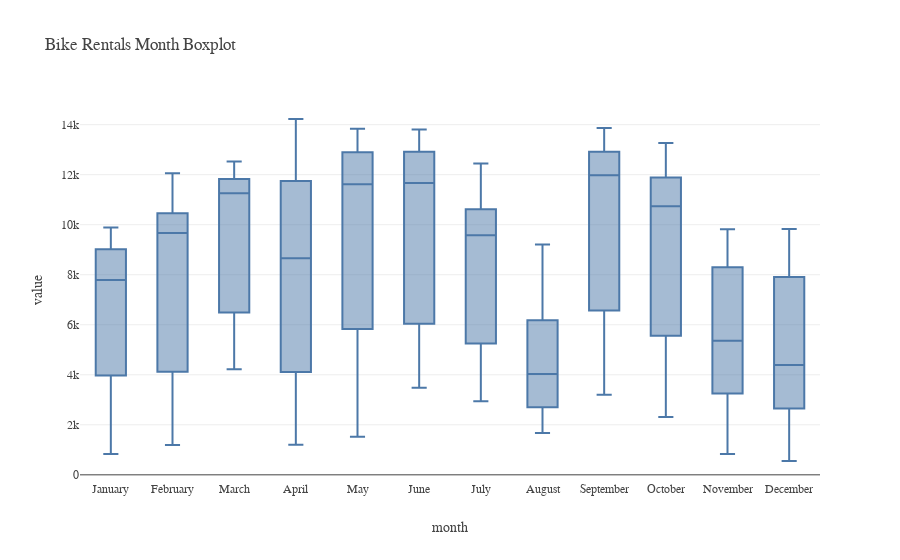

The notebook cell this image was saved under:
### Markdown cell above
## Seasonality Boxplots

### Code cell
month_boxplot = ts.subunits_boxplot(daily_outflow["count"], y = "count", time_subunit = "month")

month_boxplot

### Figure 1 — Plotly figure (JSON) as saved in the notebook; plotly's stock layout.template omitted (floating-point values rounded to 4 significant figures; data arrays with more than 128 entries replaced by an {"elided": "..."} marker saying what was removed)
{"data": [{"alignmentgroup": "True", "hovertemplate": "month=%{x}<br>value=%{y}<extra></extra>", "legendgroup": "", "marker": {"color": "#4C78A8"}, "name": "", "notched": false, "offsetgroup": "", "orientation": "v", "showlegend": false, "type": "box", "x": {"elided": "4380 str values"}, "x0": " ", "xaxis": "x", "y": {"elided": "4380 int values"}, "y0": " ", "yaxis": "y"}], "layout": {"boxmode": "group", "font": {"family": "DejaVuSansMono Nerd Font"}, "legend": {"tracegroupgap": 0}, "title": {"text": "Bike Rentals Month Boxplot", "x": 0.05, "xanchor": "left"}, "xaxis": {"anchor": "y", "domain": [0, 1], "title": {"text": "month"}}, "yaxis": {"anchor": "x", "domain": [0, 1], "title": {"text": "value"}}}}
